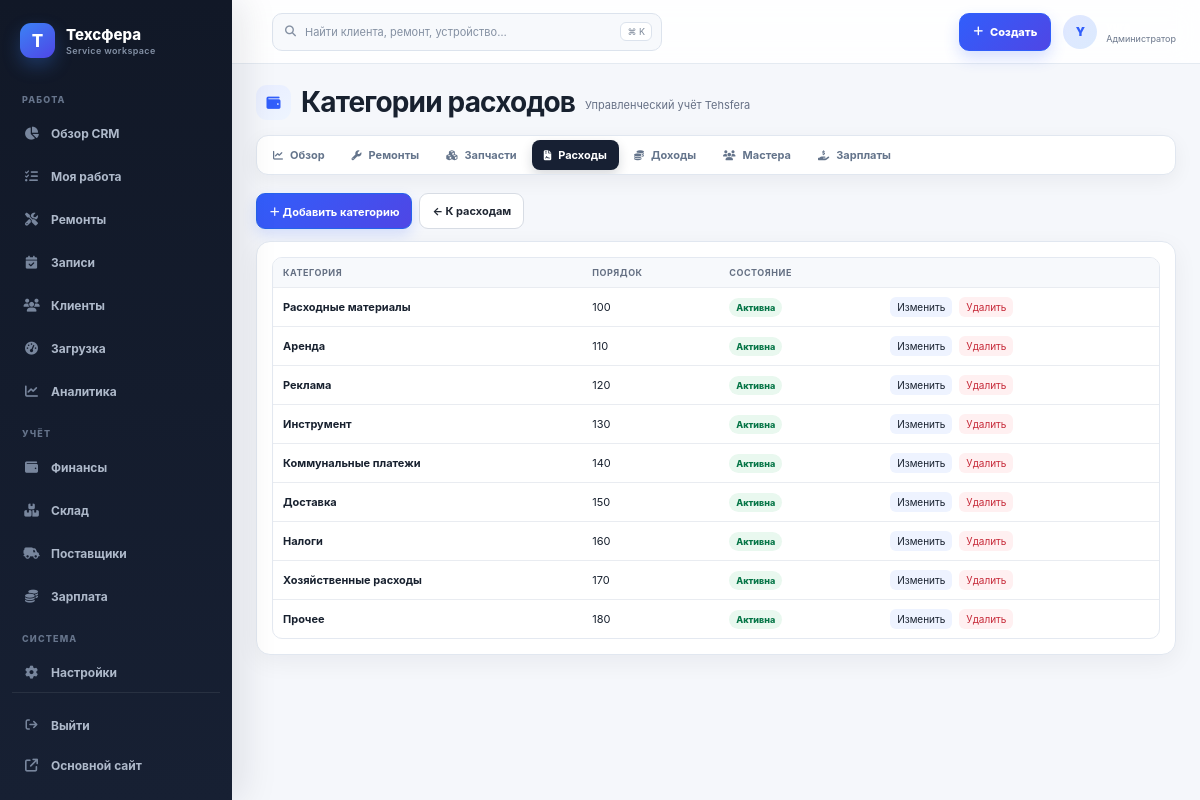
Page /finance/expense-categories/ (signed in) on the committed database.
### finance/models.py (models this page shows, shortened)
class ExpenseCategory(models.Model):
    name = models.CharField("Название", max_length=120, unique=True)
    is_active = models.BooleanField("Активна", default=True)
    sort_order = models.PositiveIntegerField("Порядок", default=0)
    class Meta:
        verbose_name = "Категория расходов"
        verbose_name_plural = "Категории расходов"
        ordering = ["sort_order", "name"]

### finance/views.py (the view)
# urls.py: path("expense-categories/", views.category_list, name="category_list"),
@finance_staff_required
def category_list(request):
    return render(request, "finance/category_list.html", {"categories": ExpenseCategory.objects.all()})

### accounts/access.py (called while the page is built, shortened)
def profile_for(user):
    if not getattr(user, "is_authenticated", False):
        return None
    try:
        return user.account_profile
    except AccountProfile.DoesNotExist:
        return None

def is_tehsfera_admin(user):
    profile = profile_for(user)
    return bool(user.is_authenticated and user.is_active and (
        user.is_superuser or (profile and profile.role == AccountProfile.Role.ADMIN)
    ))

def master_employee(user):
    if not getattr(user, "is_authenticated", False) or not user.is_active:
        return None
    try:
        employee = user.employee_profile
    except Exception:
        return None
    profile = profile_for(user)
    approved = not profile or (
        profile.role == AccountProfile.Role.MASTER and profile.approval_status == AccountProfile.Approval.APPROVED
    )
    return employee if approved and employee.is_active and not employee.is_owner else None

def is_approved_master(user):
    return master_employee(user) is not None

def is_client(user):
    profile = profile_for(user)
    return bool(profile and profile.role == AccountProfile.Role.CLIENT)

def account_landing_url(user):
    if is_tehsfera_admin(user):
        return reverse("workbench")

### finance/views.py (called while the page is built)
def finance_staff_required(view):
    @wraps(view)
    def wrapped(request, *args, **kwargs):
        if not request.user.is_authenticated:
            return redirect(f"/accounts/login/?next={request.get_full_path()}")
        if not request.user.is_active or not (is_tehsfera_admin(request.user) or (request.user.is_staff and request.user.has_module_perms("finance"))):
            if profile_for(request.user) is None:
                return redirect(f"/admin/login/?next={request.get_full_path()}")
            from django.core.exceptions import PermissionDenied
            raise PermissionDenied
        return view(request, *args, **kwargs)
    return wrapped

### finance/templates/finance/category_list.html
{% extends "finance/base.html" %}{% block finance_title %}Категории расходов{% endblock %}{% block finance_content %}<div class="fin-actions"><a class="fin-btn primary" href="{% url 'finance:category_create' %}">＋ Добавить категорию</a><a class="fin-btn" href="{% url 'finance:expense_list' %}">← К расходам</a></div><section class="fin-card"><div class="fin-table-wrap"><table class="fin-table"><thead><tr><th>Категория</th><th>Порядок</th><th>Состояние</th><th></th></tr></thead><tbody>{% for category in categories %}<tr><td><strong>{{ category.name }}</strong></td><td>{{ category.sort_order }}</td><td><span class="fin-badge {% if not category.is_active %}off{% endif %}">{% if category.is_active %}Активна{% else %}Неактивна{% endif %}</span></td><td><div class="fin-row-actions"><a href="{% url 'finance:category_edit' category.pk %}">Изменить</a><a href="{% url 'finance:category_delete' category.pk %}">Удалить</a></div></td></tr>{% empty %}<tr><td colspan="4" class="fin-empty">Категорий нет</td></tr>{% endfor %}</tbody></table></div></section>{% endblock %}

### templates/workbench/base.html (shortened to what this page needs)
{% extends "repairs/base.html" %}
{% load static %}
{% block extra_head %}{{ block.super }}<link rel="stylesheet" href="{% static 'workbench/css/app.css' %}?v=5">{% block workbench_head %}{% endblock %}{% endblock %}
{% block content %}
<div class="wb-app" data-wb-app>
  {% include "workbench/components/sidebar.html" %}
  <div class="wb-stage">
    <header class="wb-topbar">
      {% if perms.crm.access_crm %}<button class="wb-global-search-button" type="button" data-command-open aria-label="Открыть глобальный поиск"><i class="fa-solid fa-magnifying-glass"></i><span>Найти клиента, ремонт, устройство…</span><kbd>⌘ K</kbd></button>{% endif %}
      {% if account_is_client %}<a class="wb-button wb-button--primary wb-client-book" href="{% url 'repairs:brand_list' %}"><i class="fa-solid fa-calendar-plus"></i><span>Записаться</span></a>{% else %}<details class="wb-create-menu"><summary class="wb-button wb-button--primary"><i class="fa-solid fa-plus"></i><span>Создать</span></summary></details>{% endif %}
      <div class="wb-user">
        <span class="wb-user__avatar">{{ request.user.username|first|upper }}</span>
        <span class="wb-user__text"><b>{{ request.user.get_full_name|default:request.user.username }}</b><small>{{ account_role_label }}</small></span>
      </div>
    </header>
    <main class="wb-main">
      {% block workbench_content %}{% endblock %}
    </main>
  </div>
</div>
{% endblock %}

### static/workbench/css/app.css (style rules this page uses)
:root { --wb-bg:#f5f7fb;--wb-surface:#fff;--wb-surface-soft:#f8fafc;--wb-text:#172033;--wb-muted:#6b778c;--wb-line:#e4e9f1;--wb-primary:#315efb;--wb-primary-dark:#2449d8;--wb-sidebar:#111827;--wb-radius:14px;--wb-shadow:0 8px 28px rgba(15,23,42,.07);--wb-sidebar-w:232px;--wb-topbar-h:64px }
body:has(.wb-app) { background:var(--wb-bg) }
.wb-app { min-height:100vh;color:var(--wb-text);font-family:Inter,ui-sans-serif,system-ui,-apple-system,"Segoe UI",sans-serif }
.wb-stage { min-height:100vh;margin-left:var(--wb-sidebar-w) }
.wb-topbar { position:sticky;z-index:80;top:0;display:flex;align-items:center;height:var(--wb-topbar-h);padding:0 24px;border-bottom:1px solid rgba(226,232,240,.9);background:rgba(255,255,255,.88);backdrop-filter:blur(14px) }
.wb-user { display:flex;align-items:center;gap:9px }
.wb-user__avatar { display:grid;place-items:center;width:34px;height:34px;border-radius:50%;background:linear-gradient(145deg,#e0e7ff,#dbeafe);color:#315efb;font-size:12px;font-weight:900 }
.wb-user__text b,.wb-user__text small { display:block }
.wb-user__text b { font-size:11px }
.wb-user__text small { color:var(--wb-muted);font-size:9px }
.wb-main { width:100%;max-width:1680px;margin:0 auto;padding:20px 24px 60px }
.wb-button { display:inline-flex;align-items:center;justify-content:center;gap:7px;min-height:38px;padding:7px 13px;border:1px solid #d7deea;border-radius:10px;background:#fff;color:#334155;text-decoration:none;font-size:11px;font-weight:800;cursor:pointer }
.wb-button--primary { border-color:var(--wb-primary);background:linear-gradient(135deg,#315efb,#4f46e5);color:#fff;box-shadow:0 7px 16px rgba(49,94,251,.2) }
.wb-global-search-button { display:flex;align-items:center;gap:9px;width:min(390px,38vw);height:38px;margin-left:16px;padding:0 9px 0 12px;border:1px solid #dce3ed;border-radius:10px;background:#f7f9fc;color:#8490a2;font:inherit;font-size:11px;text-align:left;cursor:pointer }
.wb-global-search-button span { overflow:hidden;text-overflow:ellipsis;white-space:nowrap }
.wb-global-search-button kbd { margin-left:auto;padding:3px 6px;border:1px solid #dce3ed;border-radius:6px;background:#fff;color:#7b8798;font:inherit;font-size:9px }
.wb-create-menu { position:relative;margin-right:12px }
.wb-create-menu summary { list-style:none }

### static/workbench/css/finance.css (style rules this page uses)
.fin-actions { gap:7px;margin-bottom:12px }
.fin-btn { min-height:36px;padding:7px 12px;border-radius:9px;font-size:11px }
.fin-btn.primary { background:linear-gradient(135deg,#315efb,#4f46e5);box-shadow:0 6px 14px rgba(49,94,251,.17) }
.fin-card { padding:15px;border-color:#e1e7f0;border-radius:14px;box-shadow:0 7px 24px rgba(15,23,42,.055) }
.fin-table-wrap { border-color:#e4e9f1;border-radius:10px }
.fin-table { font-size:11px }
.fin-table th,.fin-table td { padding:9px 10px }
.fin-table th { position:sticky;z-index:2;top:0;background:#f7f9fc;font-size:9px;letter-spacing:.06em }
.fin-table tbody tr { transition:background .12s }
.fin-row-actions { gap:7px }
.fin-row-actions a { padding:4px 7px;border-radius:6px;background:#eef3ff;text-decoration:none;font-size:10px }
.fin-row-actions a:last-child { background:#fff0f1 }
.fin-badge { padding:4px 7px;font-size:9px }
.fin-actions .fin-btn { gap:7px }
.wb-reveal { animation:wb-content-in .32s both;animation-delay:calc(var(--reveal-order,0) * 25ms) }

### repairs/templates/repairs/base.html (style rules this page uses)
:root { --container: 1200px; --gap: 16px; --radius: 14px; --ink: #0f172a; --muted: #64748b; --brd: #e5e7eb; --brd2: #cbd5e1; --header-h: 56px; --logo-h: 124px; --logo-up: 10px; }
* { box-sizing: border-box; }
body { font-family: system-ui, -apple-system, Segoe UI, Roboto, Arial; margin: 0; color: var(--ink); background: radial-gradient(1200px 600px at -10% 0%, #eef2ff 0%, rgba(238,242,255,0) 60%), radial-gradient(900px 500px at 110% 100%, #e6f4ff 0%, rgba(230,244,255,0) 55%), radial-gradient(700px 400px at 50% -20%, #ffe9f0 0%, rgba(255,233,240,0) 60%), #f7f7f8; background-attachment: fixed, fixed, fixed, scroll; }
a { color: inherit; }
header { background: #111; color: #fff; }
main { max-width: var(--container); margin: 0 auto; padding: 20px; }

### rows in the picture
ExpenseCategory: name "Расходные материалы", sort_order "100", is_active "Активна"
ExpenseCategory: name "Аренда", sort_order "110", is_active "Активна"
ExpenseCategory: name "Реклама", sort_order "120", is_active "Активна"
ExpenseCategory: name "Инструмент", sort_order "130", is_active "Активна"
ExpenseCategory: name "Коммунальные платежи", sort_order "140", is_active "Активна"
ExpenseCategory: name "Доставка", sort_order "150", is_active "Активна"
ExpenseCategory: name "Налоги", sort_order "160", is_active "Активна"
ExpenseCategory: name "Хозяйственные расходы", sort_order "170", is_active "Активна"
ExpenseCategory: name "Прочее", sort_order "180", is_active "Активна"

### other values in the picture
{{ request.user.username|first|upper }} "Y"
{{ account_role_label }} "Администратор"
